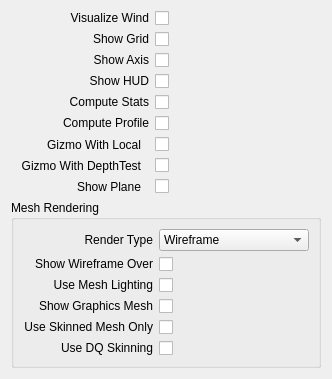
<?xml version="1.0" encoding="UTF-8"?>
<ui version="4.0">
 <class>DisplayScenePanel</class>
 <widget class="QWidget" name="DisplayScenePanel">
  <property name="geometry">
   <rect>
    <x>0</x>
    <y>0</y>
    <width>320</width>
    <height>282</height>
   </rect>
  </property>
  <property name="sizePolicy">
   <sizepolicy hsizetype="Fixed" vsizetype="Fixed">
    <horstretch>0</horstretch>
    <verstretch>0</verstretch>
   </sizepolicy>
  </property>
  <property name="windowTitle">
   <string>Form</string>
  </property>
  <layout class="QVBoxLayout" name="verticalLayout">
   <item>
    <layout class="QGridLayout" name="gridLayout">
     <item row="12" column="1">
      <widget class="QCheckBox" name="btnComputeProfile">
       <property name="text">
        <string/>
       </property>
      </widget>
     </item>
     <item row="9" column="1">
      <widget class="QCheckBox" name="btnShowAxis">
       <property name="text">
        <string/>
       </property>
      </widget>
     </item>
     <item row="8" column="1">
      <widget class="QCheckBox" name="btnShowGrid">
       <property name="text">
        <string/>
       </property>
      </widget>
     </item>
     <item row="8" column="0">
      <widget class="QLabel" name="label_1">
       <property name="sizePolicy">
        <sizepolicy hsizetype="Preferred" vsizetype="Fixed">
         <horstretch>0</horstretch>
         <verstretch>0</verstretch>
        </sizepolicy>
       </property>
       <property name="minimumSize">
        <size>
         <width>80</width>
         <height>0</height>
        </size>
       </property>
       <property name="layoutDirection">
        <enum>Qt::RightToLeft</enum>
       </property>
       <property name="text">
        <string>Show Grid</string>
       </property>
       <property name="textFormat">
        <enum>Qt::PlainText</enum>
       </property>
       <property name="alignment">
        <set>Qt::AlignRight|Qt::AlignTrailing|Qt::AlignVCenter</set>
       </property>
      </widget>
     </item>
     <item row="7" column="1">
      <widget class="QCheckBox" name="btnVisualizeWind">
       <property name="text">
        <string/>
       </property>
      </widget>
     </item>
     <item row="10" column="0">
      <widget class="QLabel" name="label_2">
       <property name="sizePolicy">
        <sizepolicy hsizetype="Preferred" vsizetype="Fixed">
         <horstretch>0</horstretch>
         <verstretch>0</verstretch>
        </sizepolicy>
       </property>
       <property name="minimumSize">
        <size>
         <width>80</width>
         <height>0</height>
        </size>
       </property>
       <property name="layoutDirection">
        <enum>Qt::RightToLeft</enum>
       </property>
       <property name="text">
        <string>Show HUD</string>
       </property>
       <property name="textFormat">
        <enum>Qt::PlainText</enum>
       </property>
       <property name="alignment">
        <set>Qt::AlignRight|Qt::AlignTrailing|Qt::AlignVCenter</set>
       </property>
      </widget>
     </item>
     <item row="9" column="0">
      <widget class="QLabel" name="label_3">
       <property name="sizePolicy">
        <sizepolicy hsizetype="Preferred" vsizetype="Fixed">
         <horstretch>0</horstretch>
         <verstretch>0</verstretch>
        </sizepolicy>
       </property>
       <property name="minimumSize">
        <size>
         <width>80</width>
         <height>0</height>
        </size>
       </property>
       <property name="layoutDirection">
        <enum>Qt::RightToLeft</enum>
       </property>
       <property name="text">
        <string>Show Axis</string>
       </property>
       <property name="textFormat">
        <enum>Qt::PlainText</enum>
       </property>
       <property name="alignment">
        <set>Qt::AlignRight|Qt::AlignTrailing|Qt::AlignVCenter</set>
       </property>
      </widget>
     </item>
     <item row="10" column="1">
      <widget class="QCheckBox" name="btnShowHUD">
       <property name="text">
        <string/>
       </property>
      </widget>
     </item>
     <item row="7" column="2">
      <widget class="QLabel" name="label_4">
       <property name="sizePolicy">
        <sizepolicy hsizetype="Preferred" vsizetype="Fixed">
         <horstretch>0</horstretch>
         <verstretch>0</verstretch>
        </sizepolicy>
       </property>
       <property name="minimumSize">
        <size>
         <width>80</width>
         <height>0</height>
        </size>
       </property>
       <property name="layoutDirection">
        <enum>Qt::RightToLeft</enum>
       </property>
       <property name="text">
        <string/>
       </property>
       <property name="textFormat">
        <enum>Qt::PlainText</enum>
       </property>
       <property name="alignment">
        <set>Qt::AlignRight|Qt::AlignTrailing|Qt::AlignVCenter</set>
       </property>
      </widget>
     </item>
     <item row="7" column="0">
      <widget class="QLabel" name="label_5">
       <property name="sizePolicy">
        <sizepolicy hsizetype="Fixed" vsizetype="Fixed">
         <horstretch>0</horstretch>
         <verstretch>0</verstretch>
        </sizepolicy>
       </property>
       <property name="minimumSize">
        <size>
         <width>138</width>
         <height>0</height>
        </size>
       </property>
       <property name="layoutDirection">
        <enum>Qt::RightToLeft</enum>
       </property>
       <property name="text">
        <string>Visualize Wind</string>
       </property>
       <property name="textFormat">
        <enum>Qt::PlainText</enum>
       </property>
       <property name="alignment">
        <set>Qt::AlignRight|Qt::AlignTrailing|Qt::AlignVCenter</set>
       </property>
      </widget>
     </item>
     <item row="11" column="0">
      <widget class="QLabel" name="label_6">
       <property name="sizePolicy">
        <sizepolicy hsizetype="Preferred" vsizetype="Fixed">
         <horstretch>0</horstretch>
         <verstretch>0</verstretch>
        </sizepolicy>
       </property>
       <property name="minimumSize">
        <size>
         <width>80</width>
         <height>0</height>
        </size>
       </property>
       <property name="layoutDirection">
        <enum>Qt::RightToLeft</enum>
       </property>
       <property name="text">
        <string>Compute Stats</string>
       </property>
       <property name="textFormat">
        <enum>Qt::PlainText</enum>
       </property>
       <property name="alignment">
        <set>Qt::AlignRight|Qt::AlignTrailing|Qt::AlignVCenter</set>
       </property>
      </widget>
     </item>
     <item row="11" column="1">
      <widget class="QCheckBox" name="btnComputeStats">
       <property name="text">
        <string/>
       </property>
      </widget>
     </item>
     <item row="12" column="0">
      <widget class="QLabel" name="label_7">
       <property name="sizePolicy">
        <sizepolicy hsizetype="Preferred" vsizetype="Fixed">
         <horstretch>0</horstretch>
         <verstretch>0</verstretch>
        </sizepolicy>
       </property>
       <property name="minimumSize">
        <size>
         <width>80</width>
         <height>0</height>
        </size>
       </property>
       <property name="layoutDirection">
        <enum>Qt::RightToLeft</enum>
       </property>
       <property name="text">
        <string>Compute Profile</string>
       </property>
       <property name="textFormat">
        <enum>Qt::PlainText</enum>
       </property>
       <property name="alignment">
        <set>Qt::AlignRight|Qt::AlignTrailing|Qt::AlignVCenter</set>
       </property>
      </widget>
     </item>
	<item row="13" column="0">
	<widget class="QLabel" name="labelGizmoWithLocal">
	 <property name="sizePolicy">
	  <sizepolicy hsizetype="Fixed" vsizetype="Preferred">
	   <horstretch>0</horstretch>
	   <verstretch>0</verstretch>
	  </sizepolicy>
	 </property>
	 <property name="minimumSize">
	  <size>
	   <width>130</width>
	   <height>0</height>
	  </size>
	 </property>
	 <property name="maximumSize">
	  <size>
	   <width>130</width>
	   <height>16777215</height>
	  </size>
	 </property>
	 <property name="text">
	  <string>Gizmo With Local</string>
	 </property>
	 <property name="alignment">
	  <set>Qt::AlignRight|Qt::AlignTrailing|Qt::AlignVCenter</set>
	 </property>
	</widget>
	</item>
	<item row="13" column="1">
	<widget class="QCheckBox" name="checkBoxGizmoWithLocal"/>
	</item>
	<item row="14" column="0">
	<widget class="QLabel" name="labelGizmoWithDepthTest">
	 <property name="sizePolicy">
	  <sizepolicy hsizetype="Fixed" vsizetype="Preferred">
	   <horstretch>0</horstretch>
	   <verstretch>0</verstretch>
	  </sizepolicy>
	 </property>
	 <property name="minimumSize">
	  <size>
	   <width>130</width>
	   <height>0</height>
	  </size>
	 </property>
	 <property name="maximumSize">
	  <size>
	   <width>130</width>
	   <height>16777215</height>
	  </size>
	 </property>
	 <property name="text">
	  <string>Gizmo With DepthTest</string>
	 </property>
	 <property name="alignment">
	  <set>Qt::AlignRight|Qt::AlignTrailing|Qt::AlignVCenter</set>
	 </property>
	</widget>
	</item>
	<item row="14" column="1">
	<widget class="QCheckBox" name="checkBoxGizmoWithDepthTest"/>
	</item>
	<item row="15" column="0">
	<widget class="QLabel" name="labelShowPlane">
	 <property name="sizePolicy">
	  <sizepolicy hsizetype="Fixed" vsizetype="Preferred">
	   <horstretch>0</horstretch>
	   <verstretch>0</verstretch>
	  </sizepolicy>
	 </property>
	 <property name="minimumSize">
	  <size>
	   <width>130</width>
	   <height>0</height>
	  </size>
	 </property>
	 <property name="maximumSize">
	  <size>
	   <width>130</width>
	   <height>16777215</height>
	  </size>
	 </property>
	 <property name="text">
	  <string>Show Plane</string>
	 </property>
	 <property name="alignment">
	  <set>Qt::AlignRight|Qt::AlignTrailing|Qt::AlignVCenter</set>
	 </property>
	</widget>
	</item>
	<item row="15" column="1">
	<widget class="QCheckBox" name="checkBoxShowPlane"/>
	</item>
    </layout>
   </item>
   <item>
    <widget class="QGroupBox" name="groupBox_2">
     <property name="title">
      <string>Mesh Rendering</string>
     </property>
     <layout class="QGridLayout" name="gridLayout_3">
      <item row="4" column="0">
       <widget class="QLabel" name="label_8">
        <property name="sizePolicy">
         <sizepolicy hsizetype="Fixed" vsizetype="Preferred">
          <horstretch>0</horstretch>
          <verstretch>0</verstretch>
         </sizepolicy>
        </property>
        <property name="minimumSize">
         <size>
          <width>130</width>
          <height>0</height>
         </size>
        </property>
        <property name="layoutDirection">
         <enum>Qt::RightToLeft</enum>
        </property>
        <property name="text">
         <string>Render Type</string>
        </property>
        <property name="textFormat">
         <enum>Qt::PlainText</enum>
        </property>
        <property name="alignment">
         <set>Qt::AlignRight|Qt::AlignTrailing|Qt::AlignVCenter</set>
        </property>
       </widget>
      </item>
      <item row="4" column="1">
       <widget class="QComboBox" name="cbRenderType">
        <property name="sizePolicy">
         <sizepolicy hsizetype="Fixed" vsizetype="Fixed">
          <horstretch>0</horstretch>
          <verstretch>0</verstretch>
         </sizepolicy>
        </property>
        <property name="minimumSize">
         <size>
          <width>150</width>
          <height>0</height>
         </size>
        </property>
        <property name="currentIndex">
         <number>0</number>
        </property>
        <property name="frame">
         <bool>true</bool>
        </property>
        <item>
         <property name="text">
          <string>Wireframe</string>
         </property>
        </item>
        <item>
         <property name="text">
          <string>Flat</string>
         </property>
        </item>
        <item>
         <property name="text">
          <string>Shaded</string>
         </property>
        </item>
        <item>
         <property name="text">
          <string>Textured</string>
         </property>
        </item>
       </widget>
      </item>
      <item row="6" column="0">
       <widget class="QLabel" name="label_9">
        <property name="sizePolicy">
         <sizepolicy hsizetype="Preferred" vsizetype="Fixed">
          <horstretch>0</horstretch>
          <verstretch>0</verstretch>
         </sizepolicy>
        </property>
        <property name="minimumSize">
         <size>
          <width>80</width>
          <height>0</height>
         </size>
        </property>
        <property name="layoutDirection">
         <enum>Qt::RightToLeft</enum>
        </property>
        <property name="text">
         <string>Show Wireframe Over</string>
        </property>
        <property name="textFormat">
         <enum>Qt::PlainText</enum>
        </property>
        <property name="alignment">
         <set>Qt::AlignRight|Qt::AlignTrailing|Qt::AlignVCenter</set>
        </property>
       </widget>
      </item>
      <item row="6" column="1">
       <widget class="QCheckBox" name="btnShowWireframe">
        <property name="text">
         <string/>
        </property>
       </widget>
      </item>
      <item row="7" column="0">
       <widget class="QLabel" name="label_10">
        <property name="sizePolicy">
         <sizepolicy hsizetype="Preferred" vsizetype="Fixed">
          <horstretch>0</horstretch>
          <verstretch>0</verstretch>
         </sizepolicy>
        </property>
        <property name="minimumSize">
         <size>
          <width>80</width>
          <height>0</height>
         </size>
        </property>
        <property name="layoutDirection">
         <enum>Qt::RightToLeft</enum>
        </property>
        <property name="text">
         <string>Use Mesh Lighting</string>
        </property>
        <property name="textFormat">
         <enum>Qt::PlainText</enum>
        </property>
        <property name="alignment">
         <set>Qt::AlignRight|Qt::AlignTrailing|Qt::AlignVCenter</set>
        </property>
       </widget>
      </item>
      <item row="7" column="1">
       <widget class="QCheckBox" name="btnUseLighting">
        <property name="text">
         <string/>
        </property>
       </widget>
      </item>
      <item row="8" column="0">
       <widget class="QLabel" name="label_11">
        <property name="sizePolicy">
         <sizepolicy hsizetype="Preferred" vsizetype="Fixed">
          <horstretch>0</horstretch>
          <verstretch>0</verstretch>
         </sizepolicy>
        </property>
        <property name="minimumSize">
         <size>
          <width>80</width>
          <height>0</height>
         </size>
        </property>
        <property name="layoutDirection">
         <enum>Qt::RightToLeft</enum>
        </property>
        <property name="text">
         <string>Show Graphics Mesh</string>
        </property>
        <property name="textFormat">
         <enum>Qt::PlainText</enum>
        </property>
        <property name="alignment">
         <set>Qt::AlignRight|Qt::AlignTrailing|Qt::AlignVCenter</set>
        </property>
       </widget>
      </item>
      <item row="8" column="1">
       <widget class="QCheckBox" name="btnShowGraphicsMesh">
        <property name="text">
         <string/>
        </property>
       </widget>
      </item>
      <item row="9" column="0">
       <widget class="QLabel" name="label_12">
        <property name="sizePolicy">
         <sizepolicy hsizetype="Preferred" vsizetype="Fixed">
          <horstretch>0</horstretch>
          <verstretch>0</verstretch>
         </sizepolicy>
        </property>
        <property name="minimumSize">
         <size>
          <width>80</width>
          <height>0</height>
         </size>
        </property>
        <property name="layoutDirection">
         <enum>Qt::RightToLeft</enum>
        </property>
        <property name="text">
         <string>Use Skinned Mesh Only</string>
        </property>
        <property name="textFormat">
         <enum>Qt::PlainText</enum>
        </property>
        <property name="alignment">
         <set>Qt::AlignRight|Qt::AlignTrailing|Qt::AlignVCenter</set>
        </property>
       </widget>
      </item>
      <item row="9" column="1">
       <widget class="QCheckBox" name="btnShowSkinnedOnly">
        <property name="text">
         <string/>
        </property>
       </widget>
      </item>
      <item row="10" column="0">
       <widget class="QLabel" name="label_13">
        <property name="sizePolicy">
         <sizepolicy hsizetype="Preferred" vsizetype="Fixed">
          <horstretch>0</horstretch>
          <verstretch>0</verstretch>
         </sizepolicy>
        </property>
        <property name="minimumSize">
         <size>
          <width>80</width>
          <height>0</height>
         </size>
        </property>
        <property name="layoutDirection">
         <enum>Qt::RightToLeft</enum>
        </property>
        <property name="text">
         <string>Use DQ Skinning</string>
        </property>
        <property name="textFormat">
         <enum>Qt::PlainText</enum>
        </property>
        <property name="alignment">
         <set>Qt::AlignRight|Qt::AlignTrailing|Qt::AlignVCenter</set>
        </property>
       </widget>
      </item>
      <item row="10" column="1">
       <widget class="QCheckBox" name="btnSkinningDQ">
        <property name="text">
         <string/>
        </property>
       </widget>
      </item>
     </layout>
    </widget>
   </item>
  </layout>
 </widget>
 <resources/>
 <connections/>
</ui>
